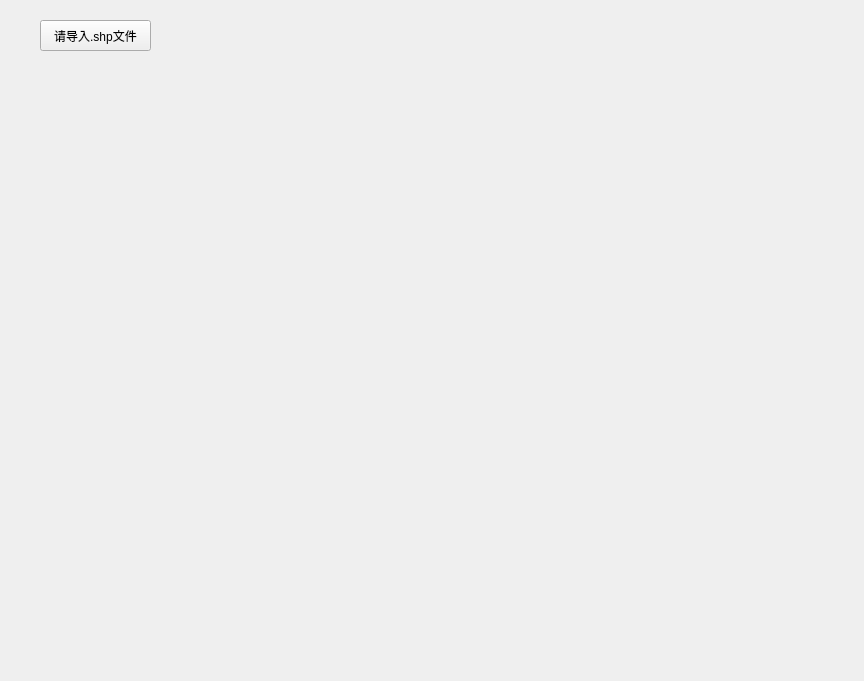
<?xml version="1.0" encoding="UTF-8"?>
<ui version="4.0">
 <class>KnldstyWindow</class>
 <widget class="QWidget" name="KnldstyWindow">
  <property name="geometry">
   <rect>
    <x>0</x>
    <y>0</y>
    <width>864</width>
    <height>681</height>
   </rect>
  </property>
  <property name="windowTitle">
   <string>核密度估计</string>
  </property>
  <widget class="QPushButton" name="pushButton">
   <property name="geometry">
    <rect>
     <x>40</x>
     <y>20</y>
     <width>111</width>
     <height>31</height>
    </rect>
   </property>
   <property name="text">
    <string>请导入.shp文件</string>
   </property>
  </widget>
  <widget class="QLabel" name="infoBox">
   <property name="geometry">
    <rect>
     <x>220</x>
     <y>10</y>
     <width>121</width>
     <height>41</height>
    </rect>
   </property>
   <property name="text">
    <string/>
   </property>
  </widget>
  <widget class="CSpKernel" name="knldShow">
   <property name="geometry">
    <rect>
     <x>20</x>
     <y>60</y>
     <width>800</width>
     <height>600</height>
    </rect>
   </property>
   <property name="text">
    <string/>
   </property>
  </widget>
 </widget>
 <customwidgets>
  <customwidget>
   <class>CSpKernel</class>
   <extends>QLabel</extends>
   <header>cspkernel.h</header>
  </customwidget>
 </customwidgets>
 <resources/>
 <connections/>
</ui>
